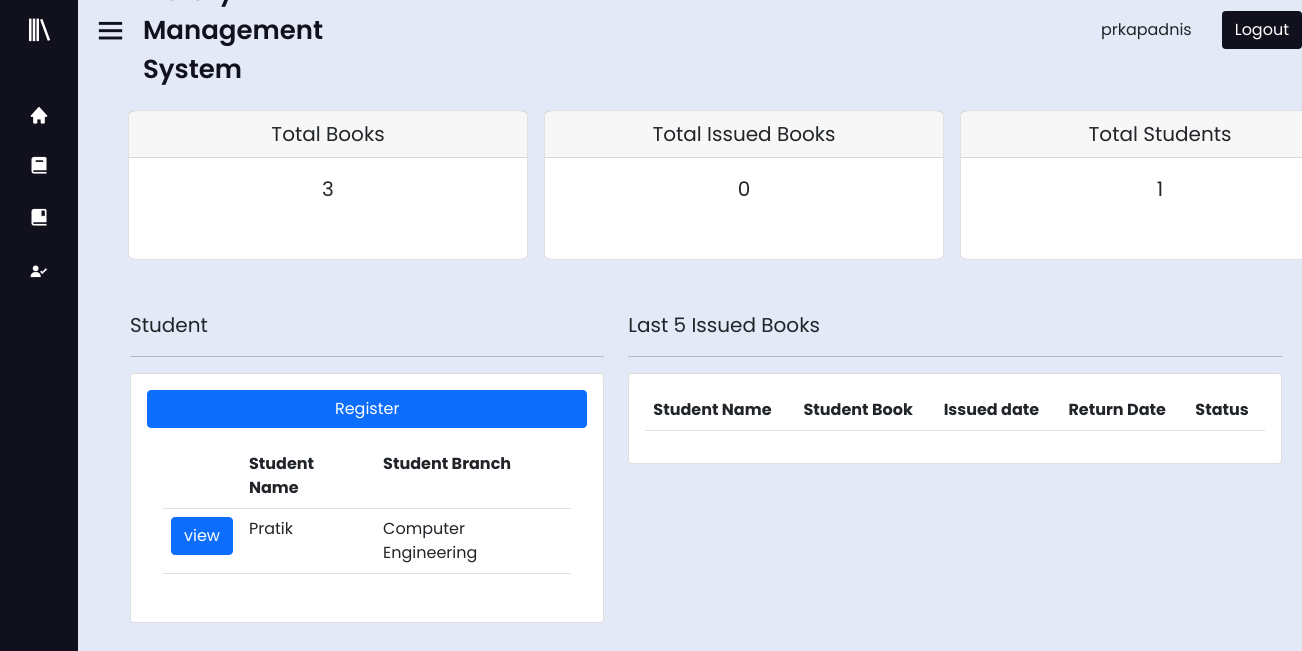
The page /library/dashboard/ (signed in) on the database as committed earlier.
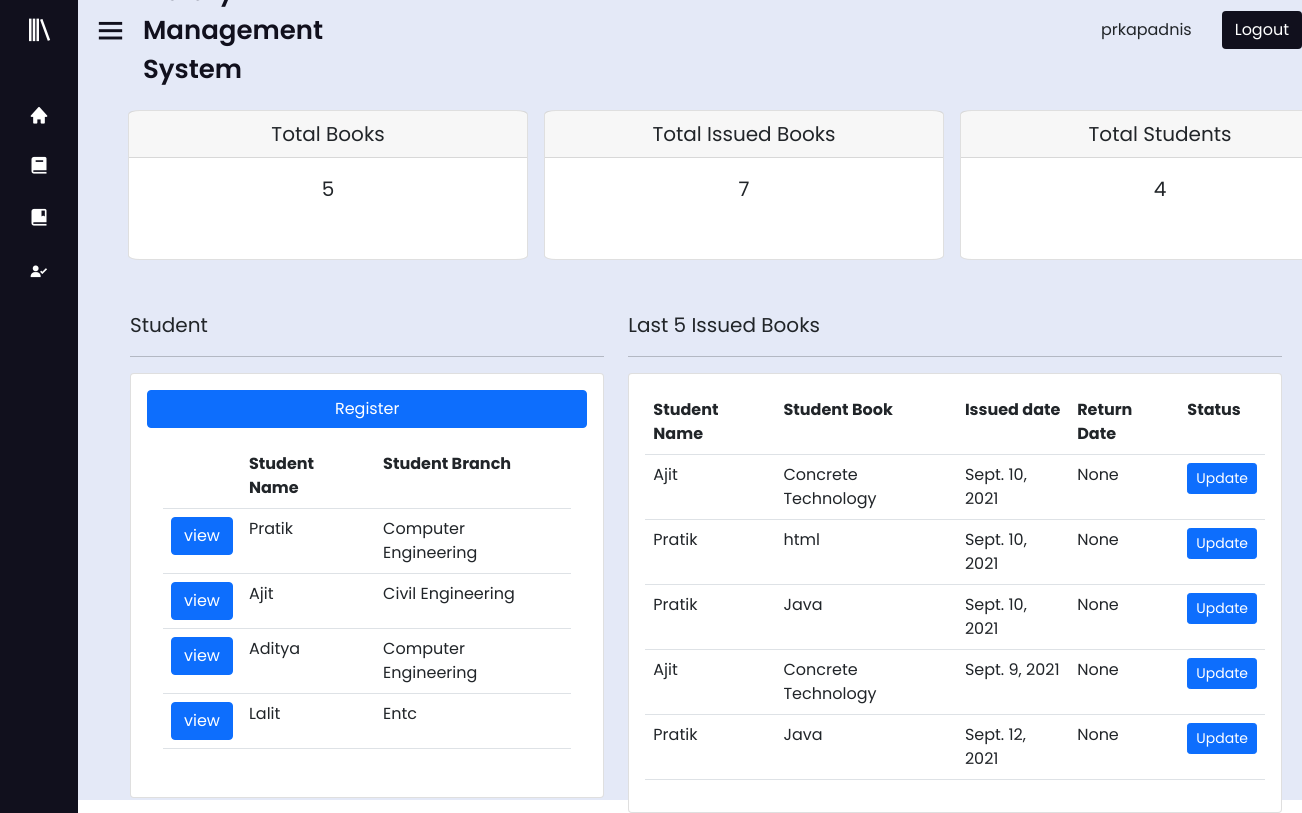
The same page on the database as committed later.
### library/models.py (models this page shows, shortened)
class StudentModel(models.Model):
    stud_name = models.CharField(max_length=200)
    stud_email = models.EmailField()
    stud_branch = models.CharField(max_length=200, choices=branch)
    stud_enrollmentNo = models.IntegerField()
    def __str__(self):
        return self.stud_name

class IssueBookModel(models.Model):
    stud_name = models.ForeignKey(
        StudentModel, null=True, on_delete=models.SET_NULL)
    book_name = models.ForeignKey(
        AddBookModel, null=True, on_delete=models.SET_NULL)
    issue_date = models.DateField(
        auto_now_add=False, auto_now=False, null=True)
    return_date = models.DateField(null=True, blank=True)

class AddBookModel(models.Model):
    book_name = models.CharField(max_length=200)
    author_name = models.CharField(max_length=200)
    branch = models.CharField(max_length=200, choices=branch)
    isbn_no = models.IntegerField()
    quantity = models.IntegerField()
    def __str__(self):
        return self.book_name

### library/views.py (the view)
# urls.py: path('dashboard/', views.dashboard, name='dashboard'),
@login_required(login_url='login')
def dashboard(request):
    books = AddBookModel.objects.count()
    issueBooks = IssueBookModel.objects.count()
    students = StudentModel.objects.count()
    studentModel = StudentModel.objects.all()[:4]
    issueBookModel = IssueBookModel.objects.all()[:5]
    context = {'students': studentModel, 'books': books,
               'issuebook': issueBooks, 'student': students, 'issueBooks': issueBookModel}
    return render(request, 'library/dashboard.html', context=context)

### library/templates/library/dashboard.html (shortened to what the changed rows need)
{% load static %}
<!doctype html>
<html lang="en">
<head>
    <link href="https://cdn.jsdelivr.net/npm/bootstrap@5.1.0/dist/css/bootstrap.min.css" rel="stylesheet"
>
    <link rel="stylesheet" type="text/css" href="{% static '/css/style.css'%}">
    <link href='https://unpkg.com/boxicons@2.0.9/css/boxicons.min.css' rel='stylesheet'>
</head>
<body>
    <section class="home-section">
        <div class="row">
            <div class="col-sm-4">
                <div class="card" style="width: 400px; height: 150px; margin: 50px; border-radius: 3%;">
                    <div class="card-body text-center">
                        <label for="count" style="font-size:1.25rem;">{{books}}</label>
                    </div>
                </div>
            </div>
            <div class=" col-sm-4">
                <div class="card" style="width: 400px; height: 150px; margin: 50px; border-radius: 3%;">
                    <div class="card-body text-center">
                        <label for="count" style="font-size:1.25rem;">{{issuebook}}</label>
                    </div>
                </div>
            </div>
            <div class=" col-sm-4">
                <div class="card" style="width: 400px; height: 150px; margin: 50px; border-radius: 3%;">
                    <div class="card-body text-center">
                        <label for="count" style="font-size:1.25rem;">{{student}}</label>
                    </div>
                </div>
            </div>
        </div>
        <div class=" row" style="margin-left:40px">
            <div class="col-md-5">
                <div class="card p-3">
                    <div class="card-body">
                        <table class="table">
                            <tr>
                                <th></th>
                                <th>Student Name </th>
                                <th>Student Branch </th>
                            </tr>
                            {% for student in students %}
                            <tr>
                                <td>
                                    <a href="{ url 'view-student' student.id %}" class="btn btn-primary"> view </a>
                                </td>
                                <td>{{student.stud_name}}</td>
                                <td>{{student.stud_branch}}</td>
                            </tr>
                            {% endfor %}
                        </table>
                    </div>
                </div>
            </div>
            <div class="col" style="margin-right: 20px;">
                <div class="card p-3">
                    <table class="table">
                        <tr>
                            <th>Student Name </th>
                            <th>Student Book </th>
                            <th>Issued date </th>
                            <th>Return Date </th>
                            <th>Status </th>
                        </tr>
                        {% for issueBook in issueBooks %}
                        <tr>
                            <td>{{issueBook.stud_name}}</td>
                            <td>{{issueBook.book_name}} </td>
                            <td>{{issueBook.issue_date}}</td>
                            <td>{{issueBook.return_date}}</td>
                            <td>
                                <button class="btn btn-primary btn-sm">Update</button>
                            </td>
                        </tr>
                        {% endfor %}
                    </table>
                </div>
            </div>
        </div>
    </section>
</body>
</html>

Rows that differ between the two databases and show on the page:
added StudentModel: stud_name "Ajit", stud_branch "Civil Engineering"
added StudentModel: stud_name "Aditya", stud_branch "Computer Engineering"
added StudentModel: stud_name "Lalit", stud_branch "Entc"
added IssueBookModel: stud_name "Ajit", book_name "Concrete Technology", issue_date "Sept. 10, 2021", return_date "None"
added IssueBookModel: stud_name "Pratik", book_name "html", issue_date "Sept. 10, 2021", return_date "None"
added IssueBookModel: stud_name "Pratik", book_name "Java", issue_date "Sept. 10, 2021", return_date "None"
added IssueBookModel: stud_name "Ajit", book_name "Concrete Technology", issue_date "Sept. 9, 2021", return_date "None"
added IssueBookModel: stud_name "Pratik", book_name "Java", issue_date "Sept. 12, 2021", return_date "None"
Other text that changed with them:
{{ books }}: "3" → "5"
{{ issuebook }}: "0" → "7"
{{ student }}: "1" → "4"
